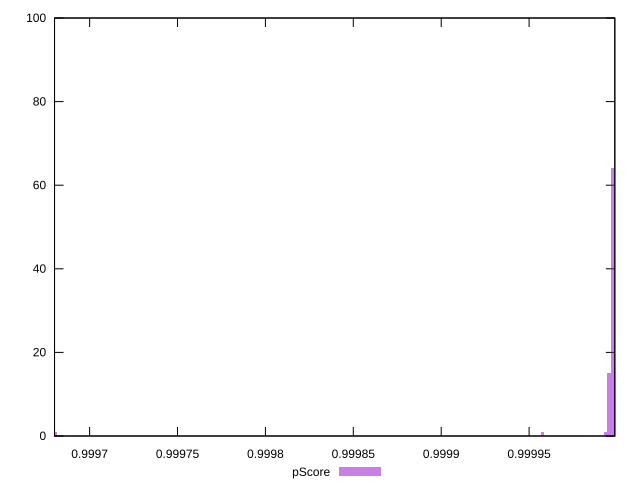

Write gnuplot code to recreate this figure.
reset

$pScore <<EOF
0.9999954536177657 15
0.9999973408716734 64
0.9996802822151631 1
0.9999992281255812 18
0.9999577085396096 1
0.9999935663638578 1
EOF

set key outside below
set boxwidth 0.000001887253907799236
set xrange [0.9996800375788046:0.9999987676047147]
set yrange [0:100]
set trange [0:100]
set style fill transparent solid 0.5 noborder
set terminal svg size 640, 490 enhanced background rgb 'white'
set output "report_00026_2021-02-22T21:38:55.199Z/bootup-time/samples/pages+cached+noadtech/pScore/histogram.svg"

plot $pScore title "pScore" with boxes

reset
